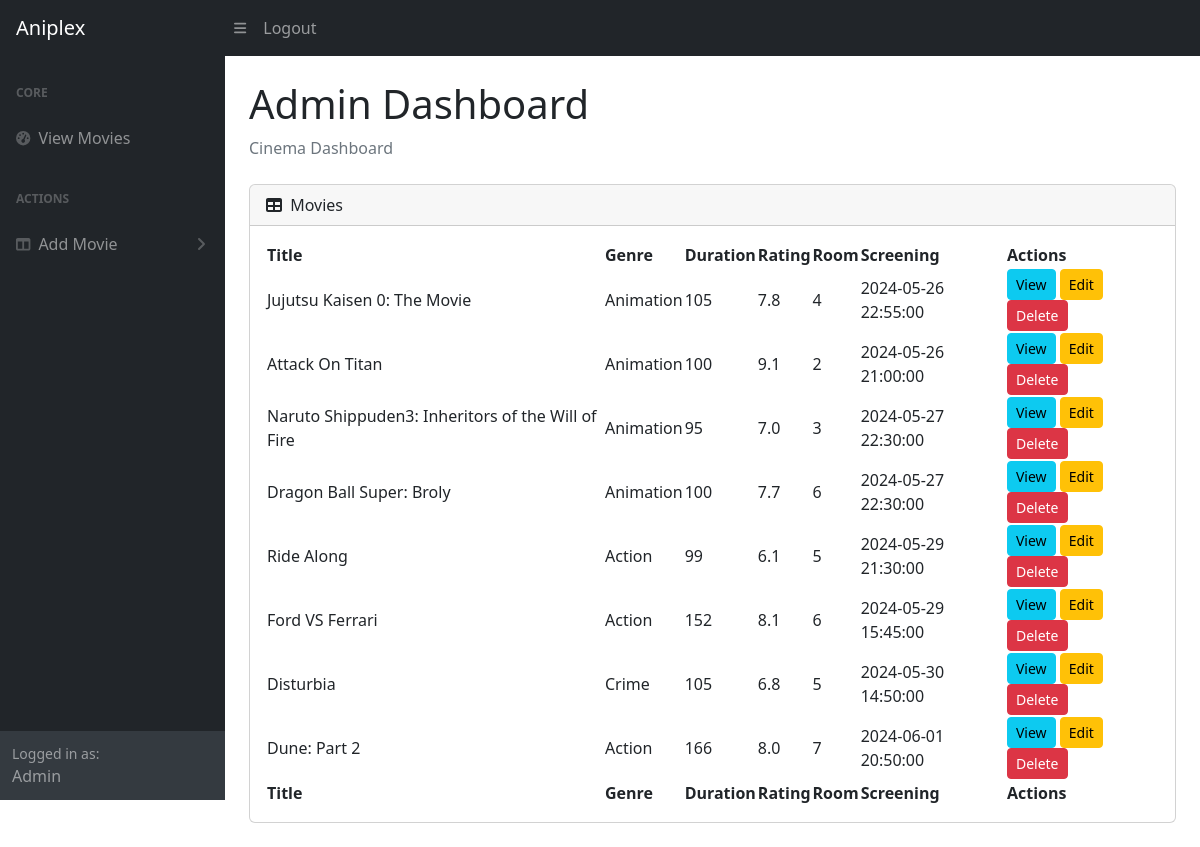
Screenshot of /admin.php (signed in) with the database file from the repository.
### tables this page shows
CREATE TABLE `movies` (
  `MovieID` int(11) NOT NULL,
  `Title` varchar(255) NOT NULL,
  `Genre` varchar(100) DEFAULT NULL,
  `Duration` int(11) DEFAULT NULL,
  `Rating` decimal(2,1) DEFAULT NULL,
  `ImageName` varchar(255) DEFAULT NULL,
  `TrailerLink` varchar(255) DEFAULT NULL,
  `CinemaRoom` enum('1','2','3','4','5','6','7') DEFAULT NULL,
  `Screening` datetime DEFAULT NULL,
  `Description` text DEFAULT NULL
);

### admin.php (the view, shortened to what this page needs)
<?php
$servername = "localhost";
$username = "root";
$password = "";
$database = "cinemadb";
try {
    $conn = new PDO("mysql:host=$servername;dbname=$database", $username, $password);
    $conn->setAttribute(PDO::ATTR_ERRMODE, PDO::ERRMODE_EXCEPTION);
} catch(PDOException $e) {
    die("Connection failed: " . $e->getMessage());
}
$stmt = $conn->prepare("SELECT * FROM Movies");
$stmt->execute();
$data = $stmt->fetchAll(PDO::FETCH_ASSOC);
?>
<!DOCTYPE html>
<html lang="en">
<head>
    <link href="https://cdn.jsdelivr.net/npm/simple-datatables@7.1.2/dist/style.min.css" rel="stylesheet" />
    <link href="css/styles.css" rel="stylesheet" />
</head>
<body class="sb-nav-fixed">
    <nav class="sb-topnav navbar navbar-expand navbar-dark bg-dark">
        <a class="navbar-brand ps-3" href="admin.php">Aniplex</a>
        <button class="btn btn-link btn-sm order-1 order-lg-0 me-4 me-lg-0" id="sidebarToggle" href="#!"><i class="fas fa-bars"></i></button>
        <div class="collapse navbar-collapse" id="navbarSupportedContent">
            <ul class="navbar-nav ml-auto mb-2 mb-lg-0">
                <li class="nav-item">
                    <a class="nav-link" href="?logout=true">Logout</a>
                </li>
            </ul>
        </div>
    </nav>
    <div id="layoutSidenav">
        <div id="layoutSidenav_nav">
            <nav class="sb-sidenav accordion sb-sidenav-dark" id="sidenavAccordion">
                <div class="sb-sidenav-menu">
                    <div class="nav">
                        <div class="sb-sidenav-menu-heading">Core</div>
                        <a class="nav-link" href="admin.php">
                            <div class="sb-nav-link-icon"><i class="fas fa-tachometer-alt"></i></div>
                            View Movies
                        </a>
                        <div class="sb-sidenav-menu-heading">Actions</div>
                        <a class="nav-link collapsed" href="#" id="addMovieLink">
                            <div class="sb-nav-link-icon"><i class="fas fa-columns"></i></div>
                            Add Movie
                            <div class="sb-sidenav-collapse-arrow"><i class="fas fa-angle-down"></i></div>
                        </a>
                    </div>
                </div>
                <div class="sb-sidenav-footer">
                    <div class="small">Logged in as:</div>
                    Admin
                </div>
            </nav>
        </div>
        <div id="layoutSidenav_content">
            <main>
                <div class="container-fluid px-4">
                    <h1 class="mt-4">Admin Dashboard</h1>
                    <ol class="breadcrumb mb-4">
                        <li class="breadcrumb-item active">Cinema Dashboard</li>
                    </ol>
                    <div id="moviesTable" class="card mb-4">
                        <div class="card-header">
                            <i class="fas fa-table me-1"></i>
                            Movies
                        </div>
                        <div class="card-body">
                            <table id="datatablesSimple">
                                <thead>
                                    <tr>
                                        <th>Title</th>
                                        <th>Genre</th>
                                        <th>Duration</th>
                                        <th>Rating</th>
                                        <th>Room</th>
                                        <th>Screening</th>
                                        <th>Actions</th>
                                    </tr>
                                </thead>
                                <tfoot>
                                    <tr>
                                        <th>Title</th>
                                        <th>Genre</th>
                                        <th>Duration</th>
                                        <th>Rating</th>
                                        <th>Room</th>
                                        <th>Screening</th>
                                        <th>Actions</th>
                                    </tr>
                                </tfoot>
                                <tbody>
                                    <?php
                                    foreach ($data as $row) {
                                        $title = htmlspecialchars($row['Title'], ENT_QUOTES, 'UTF-8');
                                        $genre = htmlspecialchars($row['Genre'], ENT_QUOTES, 'UTF-8');
                                        $duration = htmlspecialchars($row['Duration'], ENT_QUOTES, 'UTF-8');
                                        $rating = htmlspecialchars($row['Rating'], ENT_QUOTES, 'UTF-8');
                                        $cinemaRoom = htmlspecialchars($row['CinemaRoom'], ENT_QUOTES, 'UTF-8');
                                        $screening = htmlspecialchars($row['Screening'], ENT_QUOTES, 'UTF-8');
                                        $movieID = htmlspecialchars($row['MovieID'], ENT_QUOTES, 'UTF-8');
                                        echo "<tr>
                                            <td>{$title}</td>
                                            <td>{$genre}</td>
                                            <td>{$duration}</td>
                                            <td>{$rating}</td>
                                            <td>{$cinemaRoom}</td>
                                            <td>{$screening}</td>
                                            <td>
                                                <button type='button' class='btn btn-info btn-sm' data-bs-toggle='modal' data-bs-target='#movieModal{$movieID}'>View</button>
                                                <a href='edit_movie.php?id={$movieID}' class='btn btn-warning btn-sm'>Edit</a>
                                                <a href='delete_movie.php?id={$movieID}" . "' class='btn btn-danger btn-sm' onclick=\"return confirm('Are you sure you want to delete this movie?');\">Delete</a>
                                            </td>
                                        </tr>";
                                    }
                                    ?>
                                </tbody>
                            </table>
                        </div>
                    </div>
                </div>
            </main>
        </div>
    </div>
</body>
</html>

### rows the page displays
movies: Title "Jujutsu Kaisen 0: The Movie", Genre "Animation", Duration "105", Rating "7.8", CinemaRoom "4", Screening "2024-05-26 22:55:00"
movies: Title "Attack On Titan", Genre "Animation", Duration "100", Rating "9.1", CinemaRoom "2", Screening "2024-05-26 21:00:00"
movies: Title "Naruto Shippuden3: Inheritors of the Will of Fire", Genre "Animation", Duration "95", Rating "7.0", CinemaRoom "3", Screening "2024-05-27 22:30:00"
movies: Title "Dragon Ball Super: Broly", Genre "Animation", Duration "100", Rating "7.7", CinemaRoom "6", Screening "2024-05-27 22:30:00"
movies: Title "Ride Along", Genre "Action", Duration "99", Rating "6.1", CinemaRoom "5", Screening "2024-05-29 21:30:00"
movies: Title "Ford VS Ferrari", Genre "Action", Duration "152", Rating "8.1", CinemaRoom "6", Screening "2024-05-29 15:45:00"
movies: Title "Disturbia", Genre "Crime", Duration "105", Rating "6.8", CinemaRoom "5", Screening "2024-05-30 14:50:00"
movies: Title "Dune: Part 2", Genre "Action", Duration "166", Rating "8.0", CinemaRoom "7", Screening "2024-06-01 20:50:00"
